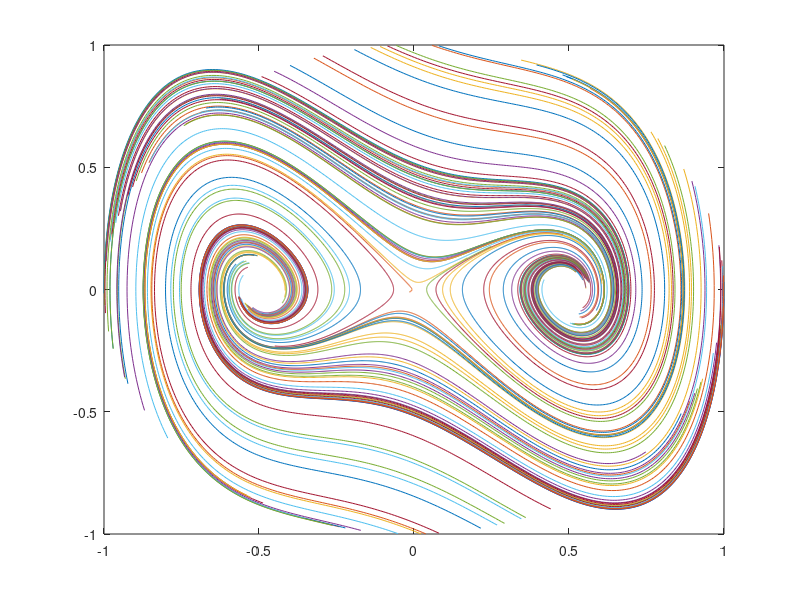

Recreate this plot in MATLAB. (Note: this script raises an error after producing the figure.)
% Milan Korda, October 2018

clear all
close all

addpath('./Functions')
addpath('./Functions/qpOASES-3.1.0/interfaces/matlab') 


% Damped Duffing oscillator dynamics
delta = 0.5;
beta = -1;
alpha = 1;
f = @(t,x)( 0.5 * [2*x(2,:) ; -delta*2*x(2,:) - 2*x(1,:)*(beta+alpha*(2*x(1,:)).^2)] ); % Uncontrolled
f_u = @(t,x,u)( 0.5 * [2*x(2,:) ; -delta*2*x(2,:) - 2*x(1,:).*(beta+alpha*(2*x(1,:)).^2) + u]  ); % Controlled
n = 2;
m = 1; % number of control inputs




% Discretize
deltaT = 0.01;
%Runge-Kutta 4
k1 = @(t,x,u) (  f_u(t,x,u) );
k2 = @(t,x,u) ( f_u(t,x + k1(t,x,u)*deltaT/2,u) );
k3 = @(t,x,u) ( f_u(t,x + k2(t,x,u)*deltaT/2,u) );
k4 = @(t,x,u) ( f_u(t,x + k1(t,x,u)*deltaT,u) );
f_ud = @(t,x,u) ( x + (deltaT/6) * ( k1(t,x,u) + 2*k2(t,x,u) + 2*k3(t,x,u) + k4(t,x,u)  )   );


%% Collect trajectories
disp('Collecting data without control')
trajLen = 800; % Was 800
Ntraj = 100;
Traj = cell(1,Ntraj); % trajectories
for j = 1:Ntraj
    fprintf('Collecting data: %f \n', 100 * j / Ntraj);
    xx = randn(n,1);
    xx = xx / norm(xx);
    for i = 1:trajLen-1
        xx = [xx f_ud(0,xx(:,end),0)];
    end
    Traj{j} = xx;
end
figure
for i = 1:numel(Traj)
    plot(Traj{i}(1,:),Traj{i}(2,:)); hold on
end

%% DMD
X_DMD = []; Y_DMD = [];
for i = 1:numel(Traj)
    X_DMD = [X_DMD, Traj{i}(:,1:end-1)];
    Y_DMD = [Y_DMD, Traj{i}(:,2:end)];
end
A_DMD = Y_DMD * pinv(X_DMD);

%% Eigenvalues

lam_dt = eig(A_DMD);

nlam_basic = numel(lam_dt);

% Generate mesh
deg = 3;
pows = monpowers(nlam_basic,deg); pows = pows(2:end,:);

lam_dt_mesh = [];
for i = 1:size(pows,1)
    lam_new = 1;
    for j = 1:size(pows,2)
        lam_new = lam_new * lam_dt(j)^pows(i,j);
    end
    lam_dt_mesh = [ lam_dt_mesh ; lam_new ];
end

% Add unit eigenvalue
lam_dt_mesh = [lam_dt_mesh ; 1];

% Remove repetitions
lam_dt_mesh = unique(lam_dt_mesh);

% Final number of eigenvalues
Nlam = numel(lam_dt_mesh);


figure
plot(cos([0:0.01:2*pi]),sin([0:0.01:2*pi])); hold on
scatter(real(lam_dt_mesh), imag(lam_dt_mesh))
title('Mesh generated from principle eigenvalues')



% Powers of eigenvalues along the trajectory
lam_powers_traj = cell(1,numel(lam_dt_mesh));
for i = 1:numel(lam_dt_mesh)
    lam_powers_traj{i} = bsxfun(@power,lam_dt_mesh(i),0:trajLen-1);
end



%% Define basis functions for the non-recurent surface

% RBFs
Nbasis = 20;
cent = rand(n,Nbasis)*2 - 1;
rbf_type = 'thinplate';
basis = @(xx)(rbf(xx,cent,rbf_type));

%% Convert to a single vector
% Convert ensamble of trajectories to a single vector and define values of
% the eigenfunctions along the trajectory (which are just powers of the eigenvalues)
X = [];
Val_phi = cell(Nbasis,numel(lam_dt_mesh));
for j = 1:numel(Traj)
    fprintf('Converting to a single vector: %f \n', 100*j / numel(Traj));
    X = [X Traj{j}];
    for i = 1:size(Val_phi,1)
        basis_vals = basis(Traj{j}(:,1));
        for k = 1:size(Val_phi,2)
            Val_phi{i,k} = [ Val_phi{i,k}, basis_vals(i) * lam_powers_traj{k} ];
        end
    end
end




%% Interpolate
disp('Interpolating')
for i = 1:size(Val_phi,1)
    fprintf('Interpolating: %f percent \n', 100*i / size(Val_phi,1));
    for k = 1:size(Val_phi,2)
        phi{i,k} = scatteredInterpolant(X',Val_phi{i,k}');
        phi{i,k} = @(x)(phi{i,k}(x')');
    end
end


%% Lifting function
disp('Compute projection on the span of eigenfunctions')
liftFun = @(x)( [liftFun_function(x,phi) ; ones(1,size(x,2))] );



Xp = (2*(rand(2,100) - 0.5))*0.5;
Xp = [];
for i = 1:numel(Traj)
    Xp = [Xp, Traj{i}];
end
Xp = Xp + 0.05*2*(rand(2,size(Xp,2))-0.5);
norma = sqrt(Xp(1,:).^2 + Xp(2,:).^2);
Xp = Xp(:,norma > 0.0);

Xp_lift = liftFun(Xp);

disp('Regression for C')
C = Xp*pinv(Xp_lift);


Alift = kron(diag(lam_dt_mesh),eye(Nbasis));
Alift = blkdiag(Alift,1);



%% Add control
%
% ************************** Collect data (with control) ********************************
tic
disp('Starting data collection with  control')
Nsim = 200; % was 200 % !!!! (Make larger - as for uncontrolled?)


% Random forcing
Ubig = 2*rand([Nsim Ntraj]) - 1;


% Generate trajectories with control (vectorized - faster)
tic
% Initial conditions
Ntraj = numel(Traj);
Xcurrent = [];
for i = 1:numel(Traj)
    Xcurrent = [Xcurrent, Traj{i}(:,1) ];
end
X_Data = zeros(n,Nsim+1,Ntraj);
U_Data = zeros(m,Nsim,Ntraj);
X_Data(:,1,:) = Xcurrent;
X = []; Y = []; U = [];
for i = 1:Nsim
    Xnext = f_ud(0,Xcurrent,Ubig(i,:));
    X = [X Xcurrent];
    Y = [Y Xnext];
    U = [U Ubig(i,:)];
    
    U_Data(:,i,:) = Ubig(i,:); % Record data trajectory - by trajectory
    X_Data(:,i+1,:) = Xnext;
    Xcurrent = Xnext;
end

inds = false(1,Ntraj);
for i = 1:Ntraj
    if( ~any(any(abs(X_Data(:,:,i)) > 3)) && ~any(any(isnan(X_Data(:,:,i)))) )
        inds(i) = 1;
    end
end
% Convert to cell array - pretty useless, but the Regression code after assumes cell array
Xtraj = cell(1,Ntraj); Utraj = cell(1,Ntraj);
for i = 1:Ntraj
    Xtraj{i} = X_Data(:,:,i);
    Utraj{i} = U_Data(:,:,i);
end
Xtraj = Xtraj(inds); Utraj = Utraj(inds); Ntraj = numel(Xtraj);
toc


%% Regression for B
% Setup regression problem min ||Q * vec(Blift) - b||_2^2 corresponding to
% min_{Blift} \sum_{j=1}^{Nsim} ||xpred - xtrue||^2 where
% xpred = C*Alift^j*x0_lift + sum_{k=0}^{j-1} kron(u_k',C*Alift^{j-k-1})*vec(BLift)
% (And this sum over all trajectories)
Obs =  obsvk(sparse(Alift),C,Nsim+1); % Not an efficient implementation
b = [];
nc = size(C,1);
Q = zeros(Ntraj*Nsim*nc,size(Alift,1)*m);
for q = 1 : Ntraj
    fprintf('Building regression matrces for B: %f percent complete \n', 100*q / Ntraj)
    x0 = Xtraj{q}(:,1);
    Obsx0 = Obs*liftFun(x0);
    for j = 1:Nsim
        b = [b ; Obsx0( j*nc + 1 : (j+1)*nc, : ) - Xtraj{q}(:,j+1)] ;
        tmp = 0;
        for k = 0 : j-1
            kprime = j - k -1;
            tmp = tmp + kron(Utraj{q}(:,k+1)',Obs(kprime*nc + 1 : (kprime+1)*nc,:));
        end
        Q((q-1)*Nsim*nc + (j-1)*nc + 1 : (q-1)*Nsim*nc + j*nc,:) = tmp;
    end
end
b = -b;

Blift = pinv(Q)*b; % = vec(Blift)
Blift = reshape(Blift,size(Alift,1),m); % Unvectorize


%% Enforce linear relationship
% This is a trick that sometimes helps - if there is a known linear
% relationship between some states (here, for example, x1 = \dot{x2}),
% then this relationship can be enforced explicitly, which may improve the prediction.
Alift_1 = [1, deltaT*C(2,:) ; zeros(size(Alift,1),1), Alift];
Blift_1 = [0;Blift];
Clift_1 = [1, zeros(1,size(Alift,1)) ; [0,C(2,:)]];
liftFun_1 = @(x)([x(1,:) ; liftFun(x)]);



%% Prediction comparison with control (Single trajectory)
close all
Tpred = 2;
Npred = Tpred / deltaT;

x0 = [-0.9685; -0.2689];

Xlift = liftFun(x0);
Xlift_1 = [x0(1) ; Xlift];

Xtrue = x0;
u_dt = @(i)((-1).^(round(i/30)));

for i = 1:Npred
    Xlift = [Xlift, Alift*Xlift(:,end) + Blift*u_dt(i)];
    Xlift_1 = [Xlift_1, Alift_1*Xlift_1(:,end) + Blift_1*u_dt(i)];

    Xtrue = [Xtrue, f_ud(0,Xtrue(:,end),u_dt(i))];
end
Xpred = real(C*Xlift);
Xpred_1 = real(Clift_1*Xlift_1);


figure
lw = 5;
plot([0:Npred]*deltaT,Xtrue(1,:),'linewidth',lw); hold on
plot([0:Npred]*deltaT,Xpred(1,:),'--r','linewidth',lw);
LEG = legend('True','Predicted','Predicted modified'); set(LEG,'fontsize',25,'interpreter','latex','location','southeast')
ylim([min(min(Xtrue(1,:)), min(Xpred(1,:)))-0.1,max(max(Xtrue(1,:)), max(Xpred(1,:)))+0.1])
set(gca,'FontSize',20);
xlabel('Time [s]','interpreter','latex','fontsize',30);
ylabel('$x_1$','interpreter','latex','fontsize',35);

figure
plot([0:Npred]*deltaT,Xtrue(2,:),'linewidth',lw); hold on
plot([0:Npred]*deltaT,Xpred(2,:),'--r','linewidth',lw);
LEG = legend('True','Predicted','Predicted modified'); set(LEG,'fontsize',25,'interpreter','latex','location','southeast')
set(gca,'FontSize',20);
xlabel('Time [s]','interpreter','latex','fontsize',30);
ylabel('$x_2$','interpreter','latex','fontsize',35);


fprintf('Prediction error %f %% \n' ,100 * norm(Xtrue - Xpred,'fro') / norm(Xtrue,'fro'));



%% Feedback control

PREDICTOR = 'MOD'; % CLASSIC OR MOD
switch PREDICTOR
    case 'CLASSIC'
        A_mpc = Alift; B_mpc = Blift ; C_mpc = C; Nlift_mpc = size(Alift,1);
        liftFun_mpc = liftFun;
    case 'MOD' % with linear relationships enforced
        A_mpc = Alift_1; B_mpc = Blift_1 ; C_mpc = Clift_1; Nlift_mpc = size(Alift_1,1);
        liftFun_mpc = liftFun_1;
end

Qy = diag([1;0.1]);
R = 0.000;% Was 0.001
Tpred = 1;
Np = round(Tpred / deltaT);
xlift_min = nan(Nlift_mpc,1);
xlift_max = nan(Nlift_mpc,1);
koopmanMPC  = getMPC(A_mpc,B_mpc,C_mpc,0,Qy,R,Qy,Np,-1, 1, xlift_min, xlift_max,'qpoases');


Tsim_CL = 15;
Nsim_CL = Tsim_CL / deltaT;

yrr = zeros(2,Nsim_CL);
yrr(:,1:Nsim_CL/3) = repmat([-0.5 ; 0],1,Nsim_CL/3);
yrr(:,Nsim_CL/3+1:2*Nsim_CL/3) = repmat([0 ; 0],1,Nsim_CL/3);
yrr(:,2*Nsim_CL/3+1:end) = repmat([0.25 ; 0],1,Nsim_CL/3);


x0 = [0.5;0];

XX_koop = x0;
x_koop = x0;

UU_koop = [];

% Closed-loop simultion start
tic
for i = 1:Nsim_CL
    
    fprintf('Closed-loop simulation: iterate %i out of %i \n', i, Nsim_CL)
    
    
    yr = yrr(:,i);
    % Lift
    xlift = liftFun_mpc(x_koop);
    

    % Get control
    U_koop = koopmanMPC(xlift,yr);
    
    % Closed-loop dynamics
    x_koop = f_ud(0,x_koop,U_koop(1));
    
    % Store
    XX_koop = [XX_koop x_koop];
    UU_koop = [UU_koop U_koop(1)];
    
end


lw = 5;
figure
plot([0:Nsim_CL-1]*deltaT,yrr(1,:),'--r','linewidth',lw); hold on
plot([0:Nsim_CL]*deltaT,XX_koop(1,:),'linewidth',lw,'color',[0 0 0.8]); 
set(gca,'fontsize',20)
xlabel('Time [s]','interpreter','latex','fontsize',30);
ylabel('$x_1$','interpreter','latex','fontsize',30);
LEG = legend('Reference','State $x_1$'); set(LEG,'interpreter','latex','fontsize',30,'location','southeast')


figure
plot([0:Nsim_CL]*deltaT,XX_koop(2,:),'linewidth',lw,'color',[0 0 0.8]); hold on
set(gca,'fontsize',20)
xlabel('Time [s]','interpreter','latex','fontsize',30);
ylabel('$x_2$','interpreter','latex','fontsize',30);
LEG = legend('State $x_2$'); set(LEG,'interpreter','latex','fontsize',30,'location','southeast')


figure
plot(XX_koop(1,1:Nsim_CL/3),XX_koop(2,1:Nsim_CL/3),'color',[0 0 0.8],'linewidth',lw); hold on
plot(XX_koop(1,Nsim_CL/3+1:2*Nsim_CL/3),XX_koop(2,Nsim_CL/3+1:2*Nsim_CL/3),'color',[0.8 0 0],'linewidth',lw); hold on
plot(XX_koop(1,2*Nsim_CL/3+1:end),XX_koop(2,2*Nsim_CL/3+1:end),'color',[0 0.7 0],'linewidth',lw); hold on
scatter([-0.5 0 0.25],[0 0 0],20*[10 10 10],[0 0 0],'filled')
scatter(0.5,0,20*[10],[0.8 0 0],'filled')
set(gca,'fontsize',20)
xlabel('$x_1$','interpreter','latex','fontsize',30);
ylabel('$x_2$','interpreter','latex','fontsize',30);



figure
h1 = plot([0:Nsim_CL-1]*deltaT,-1*ones(1,Nsim_CL),'--k','linewidth',3); hold on
h2 = plot([0:Nsim_CL-1]*deltaT,1*ones(1,Nsim_CL),'--k','linewidth',3);
h3 = plot([0:Nsim_CL-1]*deltaT,UU_koop,'linewidth',lw,'color',[0 0 0.8]);
 set(gca,'fontsize',20)
xlabel('Time [s]','interpreter','latex','fontsize',30);
ylabel('$u$','interpreter','latex','fontsize',30);
ylim([-1.1,1.1])
LEG = legend([h3,h1],{'Control input','Constraints'}); set(LEG,'interpreter','latex','fontsize',30,'location','southeast')






%% Statistical analysis - with control
Tpred = 1;
Npred = Tpred / deltaT;
Nsample = 500;
X0 = zeros(n,Nsample);
for k = 1:Nsample 
    100*k / Nsample
    x0 = 2*(rand(2,1) - 0.5);
    while(norm(x0) > 1)
        x0 = 2*(rand(2,1) - 0.5);
    end
    X0(:,k) = x0;
    Xlift = liftFun(x0);
    Xlift_1 = [x0(1) ; Xlift];
    
    Xtrue = x0;
    u_dt = @(i)((-1).^(round(i/30)));
    
    for i = 1:Npred
        Xlift = [Xlift, Alift*Xlift(:,end) + Blift*u_dt(i)];
        Xlift_1 = [Xlift_1, Alift_1*Xlift_1(:,end) + Blift_1*u_dt(i)];
        Xtrue = [Xtrue, f_ud(0,Xtrue(:,end),u_dt(i))];
    end
    Xpred = real(C*Xlift);
    Xpred_1 = real(Clift_1*Xlift_1);
    
    Xpred_store_cont{k} = Xpred;
    Xpred_1_store_cont{k} = Xpred_1;
    Xtrue_store_cont{k} = Xtrue;
    
    err_tot_cont(k) = 100 * norm(Xtrue - Xpred,'fro') / norm(Xtrue,'fro');
    err_tot_1_cont(k) = 100 * norm(Xtrue - Xpred_1,'fro') / norm(Xtrue,'fro');
    err_x1_cont(k) = 100 * norm(Xtrue(1,:) - Xpred(1,:),'fro') / norm(Xtrue(1,:),'fro');
    err_x2_cont(k) = 100 * norm(Xtrue(2,:) - Xpred(2,:),'fro') / norm(Xtrue(2,:),'fro');
    err_x1_1_cont(k) = 100 * norm(Xtrue(1,:) - Xpred_1(1,:),'fro') / norm(Xtrue(1,:),'fro');
    err_x2_1_cont(k) = 100 * norm(Xtrue(2,:) - Xpred_1(2,:),'fro') / norm(Xtrue(2,:),'fro');
end

fprintf('Median error - modified %f \n', median(err_tot_1_cont))
fprintf('Median error - classic %f \n', median(err_tot_cont))
fprintf('Mean error - modified %f \n', mean(err_tot_1_cont))
fprintf('Mean error - classic %f \n', mean(err_tot_cont))



figure
scatter([X0(1,:), 0.8,0.8],[X0(2,:),1.05,0.85],[min(err_tot_cont,300),100,10],[0 0 0.8],'filled'); hold on

for i = 1:numel(Traj)
    plot(Traj{i}(1,:),Traj{i}(2,:),'color',[0.8,0.8,0.8]);
end
plot(cos([0:0.01:2*pi]),sin([0:0.01:2*pi]),'--k','linewidth',1.5)

set(gca,'FontSize',20);
xlabel('$x_1$','interpreter','latex','fontsize',30);
ylabel('$x_2$','interpreter','latex','fontsize',30);
axis([-1.15,1.15,-1.25,1.25])






